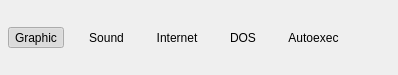
    <widget class="QWidget" name="mWidgetToolBar" native="true">
     <property name="minimumSize">
      <size>
       <width>0</width>
       <height>55</height>
      </size>
     </property>
     <property name="maximumSize">
      <size>
       <width>16777215</width>
       <height>75</height>
      </size>
     </property>
     <property name="styleSheet">
      <string notr="true"/>
     </property>
     <layout class="QHBoxLayout" name="horizontalLayout_5">
      <property name="spacing">
       <number>18</number>
      </property>
      <property name="leftMargin">
       <number>8</number>
      </property>
      <property name="topMargin">
       <number>0</number>
      </property>
      <property name="rightMargin">
       <number>0</number>
      </property>
      <property name="bottomMargin">
       <number>0</number>
      </property>
      <item>
       <widget class="QToolButton" name="m_toolBtnGraphic">
        <property name="font">
         <font>
          <stylestrategy>PreferAntialias</stylestrategy>
         </font>
        </property>
        <property name="text">
         <string>Graphic</string>
        </property>
        <property name="icon">
         <iconset resource="../../resource/dboxfe.qrc">
          <normaloff>:/images/sdl_render_cpu</normaloff>:/images/sdl_render_cpu</iconset>
        </property>
        <property name="iconSize">
         <size>
          <width>32</width>
          <height>32</height>
         </size>
        </property>
        <property name="checkable">
         <bool>true</bool>
        </property>
        <property name="checked">
         <bool>true</bool>
        </property>
        <property name="autoExclusive">
         <bool>true</bool>
        </property>
        <property name="toolButtonStyle">
         <enum>Qt::ToolButtonTextUnderIcon</enum>
        </property>
        <property name="autoRaise">
         <bool>true</bool>
        </property>
       </widget>
      </item>
      <item>
       <widget class="QToolButton" name="m_toolBtnSound">
        <property name="font">
         <font>
          <stylestrategy>PreferAntialias</stylestrategy>
         </font>
        </property>
        <property name="text">
         <string>Sound</string>
        </property>
        <property name="icon">
         <iconset resource="../../resource/dboxfe.qrc">
          <normaloff>:/images/sound</normaloff>:/images/sound</iconset>
        </property>
        <property name="iconSize">
         <size>
          <width>32</width>
          <height>32</height>
         </size>
        </property>
        <property name="checkable">
         <bool>true</bool>
        </property>
        <property name="autoExclusive">
         <bool>true</bool>
        </property>
        <property name="toolButtonStyle">
         <enum>Qt::ToolButtonTextUnderIcon</enum>
        </property>
        <property name="autoRaise">
         <bool>true</bool>
        </property>
       </widget>
      </item>
      <item>
       <widget class="QToolButton" name="m_toolBtnInternet">
        <property name="font">
         <font>
          <stylestrategy>PreferAntialias</stylestrategy>
         </font>
        </property>
        <property name="text">
         <string>Internet</string>
        </property>
        <property name="icon">
         <iconset resource="../../resource/dboxfe.qrc">
          <normaloff>:/images/internt</normaloff>:/images/internt</iconset>
        </property>
        <property name="iconSize">
         <size>
          <width>32</width>
          <height>32</height>
         </size>
        </property>
        <property name="checkable">
         <bool>true</bool>
        </property>
        <property name="autoExclusive">
         <bool>true</bool>
        </property>
        <property name="toolButtonStyle">
         <enum>Qt::ToolButtonTextUnderIcon</enum>
        </property>
        <property name="autoRaise">
         <bool>true</bool>
        </property>
       </widget>
      </item>
      <item>
       <widget class="QToolButton" name="m_toolBtnDos">
        <property name="font">
         <font>
          <stylestrategy>PreferAntialias</stylestrategy>
         </font>
        </property>
        <property name="text">
         <string>DOS</string>
        </property>
        <property name="icon">
         <iconset resource="../../resource/dboxfe.qrc">
          <normaloff>:/images/dos</normaloff>:/images/dos</iconset>
        </property>
        <property name="iconSize">
         <size>
          <width>32</width>
          <height>32</height>
         </size>
        </property>
        <property name="checkable">
         <bool>true</bool>
        </property>
        <property name="autoExclusive">
         <bool>true</bool>
        </property>
        <property name="toolButtonStyle">
         <enum>Qt::ToolButtonTextUnderIcon</enum>
        </property>
        <property name="autoRaise">
         <bool>true</bool>
        </property>
       </widget>
      </item>
      <item>
       <widget class="QToolButton" name="m_toolBtnAutoexec">
        <property name="enabled">
         <bool>true</bool>
        </property>
        <property name="font">
         <font>
          <stylestrategy>PreferAntialias</stylestrategy>
         </font>
        </property>
        <property name="text">
         <string>Autoexec</string>
        </property>
        <property name="icon">
         <iconset resource="../../resource/dboxfe.qrc">
          <normaloff>:/images/misc</normaloff>:/images/misc</iconset>
        </property>
        <property name="iconSize">
         <size>
          <width>32</width>
          <height>32</height>
         </size>
        </property>
        <property name="checkable">
         <bool>true</bool>
        </property>
        <property name="autoExclusive">
         <bool>true</bool>
        </property>
        <property name="toolButtonStyle">
         <enum>Qt::ToolButtonTextUnderIcon</enum>
        </property>
        <property name="autoRaise">
         <bool>true</bool>
        </property>
       </widget>
      </item>
      <item>
       <spacer name="horizontalSpacer_2">
        <property name="orientation">
         <enum>Qt::Horizontal</enum>
        </property>
        <property name="sizeHint" stdset="0">
         <size>
          <width>52</width>
          <height>20</height>
         </size>
        </property>
       </spacer>
      </item>
     </layout>
    </widget>
